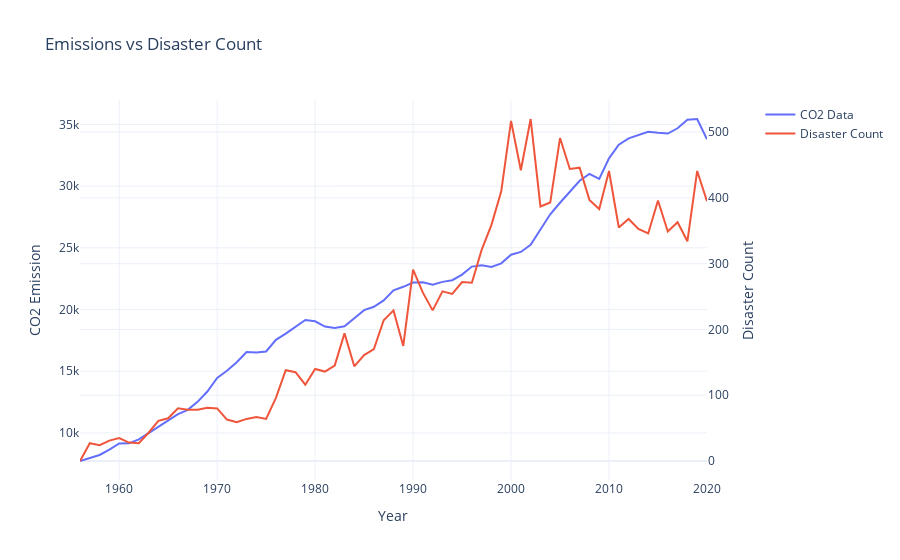

Notebook code cell kept with this figure:
### Markdown cell above
### Create dual axis line chart
See if there's a relationship between emissions and disaster events over time

### Code cell
import plotly.graph_objects as go
from plotly.subplots import make_subplots

# Create figure with secondary y-axis
fig = make_subplots(specs=[[{"secondary_y": True}]])

# Add traces
fig.add_trace(
    go.Scatter(x=df.year, y=df.co2, name="CO2 Data"),
    secondary_y=False
)

fig.add_trace(
    go.Scatter(x=df.year, y=df.disaster_count, name="Disaster Count"),
    secondary_y=True
)

# Add figure title
fig.update_layout(
    title_text="Emissions vs Disaster Count"
)

# Set template to be consistent with others
fig.update_layout(template='plotly_white')

# Set x-axis title
fig.update_xaxes(title_text="Year")

# Set y-axes titles
fig.update_yaxes(title_text="CO2 Emission", secondary_y=False)
fig.update_yaxes(title_text="Disaster Count", secondary_y=True)

fig.show()

### Figure 1 — Plotly figure (JSON) as saved in the notebook; plotly's stock layout.template omitted (floating-point values rounded to 4 significant figures)
{"data": [{"name": "CO2 Data", "type": "scatter", "x": [1956, 1957, 1958, 1959, 1960, 1961, 1962, 1963, 1964, 1965, 1966, 1967, 1968, 1969, 1970, 1971, 1972, 1973, 1974, 1975, 1976, 1977, 1978, 1979, 1980, 1981, 1982, 1983, 1984, 1985, 1986, 1987, 1988, 1989, 1990, 1991, 1992, 1993, 1994, 1995, 1996, 1997, 1998, 1999, 2000, 2001, 2002, 2003, 2004, 2005, 2006, 2007, 2008, 2009, 2010, 2011, 2012, 2013, 2014, 2015, 2016, 2017, 2018, 2019, 2020], "xaxis": "x", "y": [7721.0, 7960.0, 8209.0, 8642.0, 9148.0, 9153.0, 9476.0, 9985.0, 10510.0, 10990.0, 11510.0, 11870.0, 12510.0, 13350.0, 14460.0, 15030.0, 15720.0, 16550.0, 16520.0, 16600.0, 17540.0, 18040.0, 18610.0, 19150.0, 19040.0, 18610.0, 18500.0, 18640.0, 19300.0, 19950.0, 20220.0, 20740.0, 21550.0, 21840.0, 22190.0, 22210.0, 22010.0, 22240.0, 22370.0, 22830.0, 23480.0, 23590.0, 23450.0, 23740.0, 24440.0, 24660.0, 25230.0, 26530.0, 27720.0, 28650.0, 29580.0, 30430.0, 31000.0, 30580.0, 32250.0, 33350.0, 33870.0, 34160.0, 34400.0, 34320.0, 34260.0, 34690.0, 35380.0, 35440.0, 33800.0], "yaxis": "y"}, {"name": "Disaster Count", "type": "scatter", "x": [1956, 1957, 1958, 1959, 1960, 1961, 1962, 1963, 1964, 1965, 1966, 1967, 1968, 1969, 1970, 1971, 1972, 1973, 1974, 1975, 1976, 1977, 1978, 1979, 1980, 1981, 1982, 1983, 1984, 1985, 1986, 1987, 1988, 1989, 1990, 1991, 1992, 1993, 1994, 1995, 1996, 1997, 1998, 1999, 2000, 2001, 2002, 2003, 2004, 2005, 2006, 2007, 2008, 2009, 2010, 2011, 2012, 2013, 2014, 2015, 2016, 2017, 2018, 2019, 2020], "xaxis": "x", "y": [0, 27, 24, 31, 35, 28, 27, 43, 61, 65, 80, 78, 78, 81, 80, 63, 59, 64, 67, 64, 96, 138, 135, 116, 140, 136, 145, 194, 144, 161, 170, 214, 229, 175, 291, 256, 229, 258, 254, 272, 271, 321, 359, 410, 517, 442, 520, 387, 393, 491, 444, 446, 397, 383, 441, 355, 368, 353, 346, 396, 349, 363, 334, 441, 395], "yaxis": "y2"}], "layout": {"title": {"text": "Emissions vs Disaster Count"}, "xaxis": {"anchor": "y", "domain": [0, 0.94], "title": {"text": "Year"}}, "yaxis": {"anchor": "x", "domain": [0, 1], "title": {"text": "CO2 Emission"}}, "yaxis2": {"anchor": "x", "overlaying": "y", "side": "right", "title": {"text": "Disaster Count"}}}}
